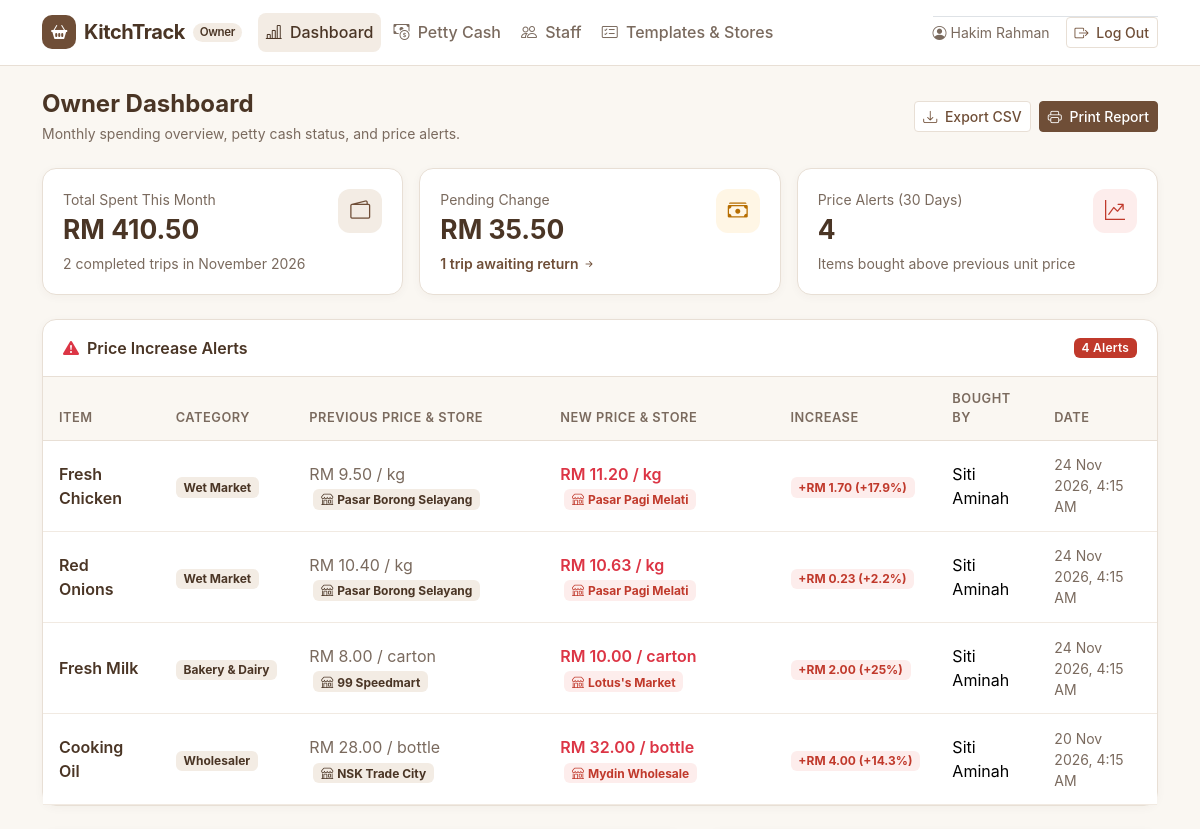
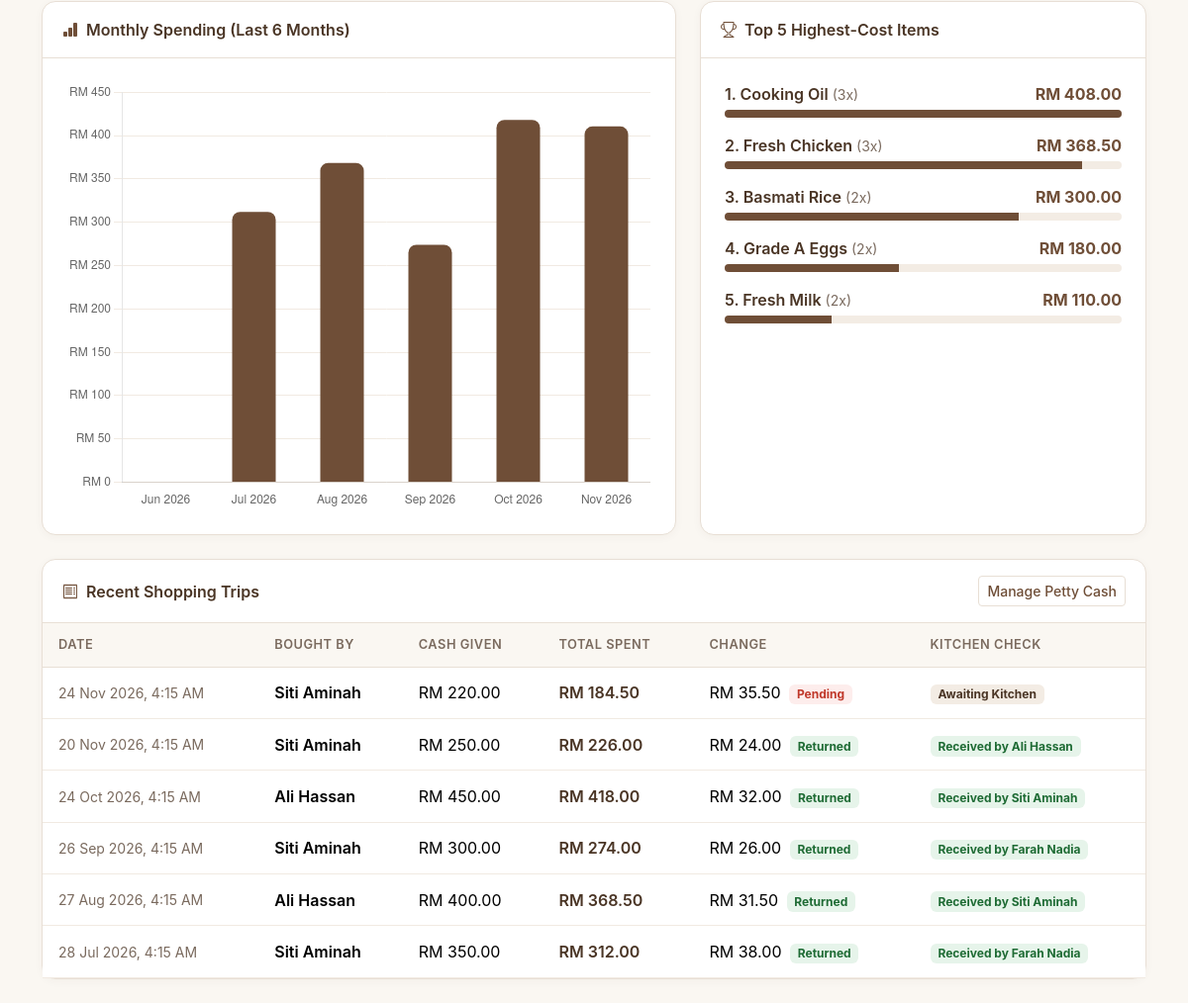
/owner/dashboard.php (signed in), run on the app's committed database (2 pictures, top to bottom).
### tables this page shows
CREATE TABLE `users` (
  `id` INT UNSIGNED NOT NULL AUTO_INCREMENT,
  `full_name` VARCHAR(100) NOT NULL,
  `username` VARCHAR(50) NOT NULL,
  `password_hash` VARCHAR(255) NOT NULL,
  `role` ENUM('owner', 'staff') NOT NULL DEFAULT 'staff',
  `status` ENUM('active', 'inactive') NOT NULL DEFAULT 'active',
  `created_at` TIMESTAMP NOT NULL DEFAULT CURRENT_TIMESTAMP,
  PRIMARY KEY (`id`),
  UNIQUE KEY `uq_users_username` (`username`)
);

CREATE TABLE `shopping_items` (
  `id` INT UNSIGNED NOT NULL AUTO_INCREMENT,
  `item_name` VARCHAR(120) NOT NULL,
  `quantity` DECIMAL(10,2) NOT NULL DEFAULT 1.00,
  `unit` VARCHAR(30) NOT NULL DEFAULT 'pcs',
  `category_id` INT UNSIGNED NOT NULL,
  `is_urgent` TINYINT(1) NOT NULL DEFAULT 0,
  `status` ENUM('pending', 'in_cart', 'out_of_stock', 'bought', 'received') NOT NULL DEFAULT 'pending',
  `trip_id` INT UNSIGNED DEFAULT NULL,
  `store_name` VARCHAR(100) DEFAULT NULL,
  `price_paid` DECIMAL(10,2) DEFAULT NULL,
  `unit_price` DECIMAL(10,2) DEFAULT NULL,
  `previous_unit_price` DECIMAL(10,2) DEFAULT NULL,
  `previous_store_name` VARCHAR(100) DEFAULT NULL,
  `is_price_alert` TINYINT(1) NOT NULL DEFAULT 0,
  `requested_by` INT UNSIGNED NOT NULL,
  `requested_at` DATETIME NOT NULL DEFAULT CURRENT_TIMESTAMP,
  `bought_by` INT UNSIGNED DEFAULT NULL,
  `bought_at` DATETIME DEFAULT NULL,
  `received_by` INT UNSIGNED DEFAULT NULL,
  `received_at` DATETIME DEFAULT NULL,
  PRIMARY KEY (`id`),
  KEY `idx_items_category` (`category_id`),
  KEY `idx_items_status` (`status`),
  KEY `idx_items_trip` (`trip_id`),
  KEY `idx_items_name` (`item_name`),
  KEY `idx_items_alert` (`is_price_alert`),
  CONSTRAINT `fk_items_category`
    FOREIGN KEY (`category_id`) REFERENCES `categories` (`id`)
    ON DELETE RESTRICT ON UPDATE CASCADE,
  CONSTRAINT `fk_items_trip`
    FOREIGN KEY (`trip_id`) REFERENCES `shopping_trips` (`id`)
    ON DELETE SET NULL ON UPDATE CASCADE,
  CONSTRAINT `fk_items_requester`
    FOREIGN KEY (`requested_by`) REFERENCES `users` (`id`)
    ON DELETE RESTRICT ON UPDATE CASCADE,
  CONSTRAINT `fk_items_buyer`
    FOREIGN KEY (`bought_by`) REFERENCES `users` (`id`)
    ON DELETE SET NULL ON UPDATE CASCADE,
  CONSTRAINT `fk_items_receiver`
    FOREIGN KEY (`received_by`) REFERENCES `users` (`id`)
    ON DELETE SET NULL ON UPDATE CASCADE
);

CREATE TABLE `categories` (
  `id` INT UNSIGNED NOT NULL AUTO_INCREMENT,
  `name` VARCHAR(80) NOT NULL,
  `description` VARCHAR(200) DEFAULT NULL,
  `created_at` TIMESTAMP NOT NULL DEFAULT CURRENT_TIMESTAMP,
  PRIMARY KEY (`id`),
  UNIQUE KEY `uq_categories_name` (`name`)
);

CREATE TABLE `shopping_trips` (
  `id` INT UNSIGNED NOT NULL AUTO_INCREMENT,
  `shopper_id` INT UNSIGNED NOT NULL,
  `status` ENUM('open', 'shopping', 'completed', 'received') NOT NULL DEFAULT 'open',
  `cash_given` DECIMAL(10,2) NOT NULL DEFAULT 0.00,
  `payment_method` ENUM('Cash', 'Online Transfer / QR') NOT NULL DEFAULT 'Cash',
  `total_spent` DECIMAL(10,2) NOT NULL DEFAULT 0.00,
  `change_amount` DECIMAL(10,2) NOT NULL DEFAULT 0.00,
  `change_returned` TINYINT(1) NOT NULL DEFAULT 0,
  `change_confirmed_by` INT UNSIGNED DEFAULT NULL,
  `change_confirmed_at` DATETIME DEFAULT NULL,
  `receipt_image` VARCHAR(255) DEFAULT NULL,
  `notes` VARCHAR(255) DEFAULT NULL,
  `started_at` DATETIME DEFAULT NULL,
  `completed_at` DATETIME DEFAULT NULL,
  `received_by` INT UNSIGNED DEFAULT NULL,
  `received_at` DATETIME DEFAULT NULL,
  `created_by` INT UNSIGNED DEFAULT NULL,
  `created_at` TIMESTAMP NOT NULL DEFAULT CURRENT_TIMESTAMP,
  PRIMARY KEY (`id`),
  KEY `idx_trips_shopper` (`shopper_id`),
  KEY `idx_trips_status` (`status`),
  KEY `idx_trips_completed` (`completed_at`),
  CONSTRAINT `fk_trips_shopper`
    FOREIGN KEY (`shopper_id`) REFERENCES `users` (`id`)
    ON DELETE RESTRICT ON UPDATE CASCADE,
  CONSTRAINT `fk_trips_change_confirmer`
    FOREIGN KEY (`change_confirmed_by`) REFERENCES `users` (`id`)
    ON DELETE SET NULL ON UPDATE CASCADE,
  CONSTRAINT `fk_trips_receiver`
    FOREIGN KEY (`received_by`) REFERENCES `users` (`id`)
    ON DELETE SET NULL ON UPDATE CASCADE,
  CONSTRAINT `fk_trips_creator`
    FOREIGN KEY (`created_by`) REFERENCES `users` (`id`)
    ON DELETE SET NULL ON UPDATE CASCADE
);

### owner/dashboard.php (the view, shortened to what the rows shown need)
<?php
require_once __DIR__ . '/../includes/auth.php';
require_role('owner');
$priceAlerts = $pdo->query("
    SELECT si.id, si.item_name, si.unit, si.unit_price, si.previous_unit_price,
           si.store_name, si.previous_store_name,
           si.price_paid, si.bought_at, u.full_name AS buyer_name, c.name AS category_name
    FROM shopping_items si
    JOIN categories c ON c.id = si.category_id
    LEFT JOIN users u ON u.id = si.bought_by
    WHERE si.is_price_alert = 1
      AND si.status IN ('bought', 'received')
      AND si.bought_at >= DATE_SUB(NOW(), INTERVAL 30 DAY)
    ORDER BY si.bought_at DESC
    LIMIT 10
")->fetchAll();
$monthlyRows = $pdo->query("
    SELECT DATE_FORMAT(completed_at, '%Y-%m') AS ym,
           COALESCE(SUM(total_spent), 0) AS total
    FROM shopping_trips
    WHERE status IN ('completed', 'received')
      AND completed_at >= DATE_SUB(DATE_FORMAT(CURDATE(), '%Y-%m-01'), INTERVAL 5 MONTH)
    GROUP BY ym
    ORDER BY ym ASC
")->fetchAll();
$monthlyMap = [];
foreach ($monthlyRows as $r) {
    $monthlyMap[$r['ym']] = (float)$r['total'];
}
$chartLabels = [];
$chartValues = [];
for ($i = 5; $i >= 0; $i--) {
    $ts = strtotime("first day of -{$i} months");
    $ym = date('Y-m', $ts);
    $chartLabels[] = date('M Y', $ts);
    $chartValues[] = round($monthlyMap[$ym] ?? 0, 2);
}
$recentTrips = $pdo->query("
    SELECT t.id, t.status, t.cash_given, t.total_spent, t.change_amount, t.change_returned,
           t.completed_at, t.received_at,
           u_shop.full_name AS shopper_name,
           u_rec.full_name AS receiver_name
    FROM shopping_trips t
    JOIN users u_shop ON u_shop.id = t.shopper_id
    LEFT JOIN users u_rec ON u_rec.id = t.received_by
    WHERE t.status IN ('completed', 'received')
    ORDER BY t.completed_at DESC
    LIMIT 6
")->fetchAll();
$active_nav = 'dashboard';
require_once __DIR__ . '/../includes/header.php';
?>
<div class="d-flex flex-wrap justify-content-between align-items-center gap-2 mb-4">
    <div>
        <h1 class="h4 fw-bold text-brown-dark mb-1">Owner Dashboard</h1>
    </div>
</div>
<?php if (!empty($priceAlerts)): ?>
    <div class="kt-card mb-4">
        <div class="table-responsive">
            <table class="table kt-table mb-0">
                <thead>
                    <tr>
                        <th>Item</th>
                        <th>Category</th>
                        <th>Previous Price &amp; Store</th>
                        <th>New Price &amp; Store</th>
                        <th>Increase</th>
                        <th>Bought By</th>
                        <th>Date</th>
                    </tr>
                </thead>
                <tbody>
                    <?php foreach ($priceAlerts as $alert): ?>
                        <?php
                            $prev = (float)$alert['previous_unit_price'];
                            $curr = (float)$alert['unit_price'];
                            $diff = $curr - $prev;
                            $pct  = $prev > 0 ? round(($diff / $prev) * 100, 1) : 0;
                        ?>
                        <tr>
                            <td class="fw-semibold text-brown-dark"><?= e($alert['item_name']) ?></td>
                            <td><span class="badge badge-status-pending"><?= e($alert['category_name']) ?></span></td>
                            <td>
                                <span class="text-muted-warm"><?= e(format_rm($prev)) ?> / <?= e($alert['unit']) ?></span>
                                <?php if (!empty($alert['previous_store_name'])): ?>
                                    <span class="badge badge-status-pending ms-1">
                                        <i class="bi bi-shop me-1"></i><?= e($alert['previous_store_name']) ?>
                                    </span>
                                <?php endif; ?>
                            </td>
                            <td>
                                <span class="fw-semibold text-danger"><?= e(format_rm($curr)) ?> / <?= e($alert['unit']) ?></span>
                                <?php if (!empty($alert['store_name'])): ?>
                                    <span class="badge badge-status-out ms-1">
                                        <i class="bi bi-shop me-1"></i><?= e($alert['store_name']) ?>
                                    </span>
                                <?php endif; ?>
                            </td>
                            <td>
                                <span class="badge badge-status-out">
                                    +<?= e(format_rm($diff)) ?> (+<?= $pct ?>%)
                                </span>
                            </td>
                            <td><?= e($alert['buyer_name'] ?? '-') ?></td>
                            <td class="small text-muted-warm"><?= e(format_datetime($alert['bought_at'])) ?></td>
                        </tr>
                    <?php endforeach; ?>
                </tbody>
            </table>
        </div>
    </div>
<?php endif; ?>
<div class="kt-card">
    <div class="table-responsive">
        <table class="table kt-table mb-0">
            <thead>
                <tr>
                    <th>Date</th>
                    <th>Bought By</th>
                    <th>Cash Given</th>
                    <th>Total Spent</th>
                    <th>Change</th>
                    <th>Kitchen Check</th>
                </tr>
            </thead>
            <tbody>
                <?php if (empty($recentTrips)): ?>
                    <tr><td colspan="6" class="text-center text-muted-warm py-4">No completed shopping trips yet.</td></tr>
                <?php else: ?>
                    <?php foreach ($recentTrips as $trip): ?>
                        <tr>
                            <td class="small text-muted-warm"><?= e(format_datetime($trip['completed_at'])) ?></td>
                            <td class="fw-semibold"><?= e($trip['shopper_name']) ?></td>
                            <td><?= e(format_rm($trip['cash_given'])) ?></td>
                            <td class="fw-semibold text-brown-dark"><?= e(format_rm($trip['total_spent'])) ?></td>
                            <td>
                                <?php if ((float)$trip['change_amount'] > 0): ?>
                                    <?= e(format_rm($trip['change_amount'])) ?>
                                    <?php if ($trip['change_returned']): ?>
                                        <span class="badge badge-status-received ms-1">Returned</span>
                                    <?php else: ?>
                                        <span class="badge badge-status-out ms-1">Pending</span>
                                    <?php endif; ?>
                                <?php else: ?>
                                    <span class="text-muted-warm small">Settled</span>
                                <?php endif; ?>
                            </td>
                            <td>
                                <?php if ($trip['status'] === 'received'): ?>
                                    <span class="badge badge-status-received">Received by <?= e($trip['receiver_name'] ?? 'Staff') ?></span>
                                <?php else: ?>
                                    <span class="badge badge-status-pending">Awaiting Kitchen</span>
                                <?php endif; ?>
                            </td>
                        </tr>
                    <?php endforeach; ?>
                <?php endif; ?>
            </tbody>
        </table>
    </div>
</div>
<?php
$chartLabelsJson = json_encode($chartLabels);
$chartValuesJson = json_encode($chartValues);
$extra_js = <<<HTML
<script src="https://cdn.jsdelivr.net/npm/chart.js@4.4.3/dist/chart.umd.min.js"></script>
<script>
const ctx = document.getElementById('monthlySpendingChart');
if (ctx) {
    new Chart(ctx, {
        type: 'bar',
        data: {
            labels: {$chartLabelsJson},
            datasets: [{
                label: 'Total Spent (RM)',
                data: {$chartValuesJson},
                backgroundColor: '#6F4E37',
                hoverBackgroundColor: '#4A3525',
                borderRadius: 8,
                maxBarThickness: 44
            }]
        },
        options: {
            responsive: true,
            plugins: {
                legend: { display: false },
                tooltip: {
                    callbacks: {
                        label: (c) => 'RM ' + Number(c.parsed.y).toFixed(2)
                    }
                }
            },
            scales: {
                y: {
                    beginAtZero: true,
                    grid: { color: '#F1EAE2' },
                    ticks: {
                        callback: (v) => 'RM ' + v
                    }
                },
                x: {
                    grid: { display: false }
                }
            }
        }
    });
}
</script>
HTML;
require_once __DIR__ . '/../includes/footer.php';
?>

### includes/header.php (shortened to what the rows shown need)
<?php
$base = base_path();
$user = current_user();
$active_nav = $active_nav ?? '';
?>
<!DOCTYPE html>
<html lang="en">
<head>
    <link href="https://cdn.jsdelivr.net/npm/bootstrap@5.3.3/dist/css/bootstrap.min.css" rel="stylesheet">
    <link href="https://cdn.jsdelivr.net/npm/bootstrap-icons@1.11.3/font/bootstrap-icons.min.css" rel="stylesheet">
    <link href="<?= $base ?>/assets/css/style.css" rel="stylesheet">
</head>
<body class="<?= ($user && $user['role'] === 'staff') ? 'staff-layout' : 'owner-layout' ?>">
<?php if ($user): ?>
    <?php if ($user['role'] === 'owner'): ?>
        <nav class="navbar navbar-expand-lg kt-navbar sticky-top no-print">
            <div class="container">
                <a class="navbar-brand d-flex align-items-center gap-2" href="<?= $base ?>/owner/dashboard.php">
                    <span class="kt-brand-mark"><i class="bi bi-basket2-fill"></i></span>
                    <span>KitchTrack</span>
                    <span class="badge kt-role-badge">Owner</span>
                </a>
                <div class="collapse navbar-collapse" id="ownerNav">
                    <ul class="navbar-nav me-auto mb-2 mb-lg-0 gap-lg-1">
                        <li class="nav-item">
                            <a class="nav-link <?= $active_nav === 'dashboard' ? 'active' : '' ?>" href="<?= $base ?>/owner/dashboard.php">
                                <i class="bi bi-bar-chart-line me-1"></i> Dashboard
                            </a>
                        </li>
                        <li class="nav-item">
                            <a class="nav-link <?= $active_nav === 'petty_cash' ? 'active' : '' ?>" href="<?= $base ?>/owner/petty_cash.php">
                                <i class="bi bi-cash-coin me-1"></i> Petty Cash
                            </a>
                        </li>
                        <li class="nav-item">
                            <a class="nav-link <?= $active_nav === 'staff' ? 'active' : '' ?>" href="<?= $base ?>/owner/staff.php">
                                <i class="bi bi-people me-1"></i> Staff
                            </a>
                        </li>
                        <li class="nav-item">
                            <a class="nav-link <?= $active_nav === 'templates' ? 'active' : '' ?>" href="<?= $base ?>/owner/templates.php">
                                <i class="bi bi-card-checklist me-1"></i> Templates &amp; Stores
                            </a>
                        </li>
                    </ul>
                    <div class="d-flex align-items-center gap-3 pt-2 pt-lg-0 border-top border-lg-0">
                        <span class="small text-muted-warm">
                            <i class="bi bi-person-circle me-1"></i><?= e($user['full_name']) ?>
                        </span>
                        <a href="<?= $base ?>/logout.php" class="btn btn-sm btn-outline-brown">
                            <i class="bi bi-box-arrow-right me-1"></i> Log Out
                        </a>
                    </div>
                </div>
            </div>
        </nav>
    <?php endif; ?>
<?php endif; ?>
<main class="container py-3 py-md-4 kt-main">

### data on the page
users: full_name "Hakim Rahman"
shopping_items: item_name "Fresh Chicken", category.name "Wet Market", previous_unit_price "RM 9.50", unit "kg", previous_store_name "Pasar Borong Selayang", unit_price "RM 11.20", store_name "Pasar Pagi Melati", format_rm($diff) "RM 1.70", pct "17.9", bought_by.full_name "Siti Aminah", bought_at "24 Nov 2026, 4:15 AM"
shopping_items: item_name "Red Onions", category.name "Wet Market", previous_unit_price "RM 10.40", unit "kg", previous_store_name "Pasar Borong Selayang", unit_price "RM 10.63", store_name "Pasar Pagi Melati", format_rm($diff) "RM 0.23", pct "2.2", bought_by.full_name "Siti Aminah", bought_at "24 Nov 2026, 4:15 AM"
shopping_items: item_name "Fresh Milk", category.name "Bakery & Dairy", previous_unit_price "RM 8.00", unit "carton", previous_store_name "99 Speedmart", unit_price "RM 10.00", store_name "Lotus's Market", format_rm($diff) "RM 2.00", pct "25", bought_by.full_name "Siti Aminah", bought_at "24 Nov 2026, 4:15 AM"
shopping_items: item_name "Cooking Oil", category.name "Wholesaler", previous_unit_price "RM 28.00", unit "bottle", previous_store_name "NSK Trade City", unit_price "RM 32.00", store_name "Mydin Wholesale", format_rm($diff) "RM 4.00", pct "14.3", bought_by.full_name "Siti Aminah", bought_at "20 Nov 2026, 4:15 AM"
shopping_trips: completed_at "24 Nov 2026, 4:15 AM", shopper.full_name "Siti Aminah", cash_given "RM 220.00", total_spent "RM 184.50", change_amount "RM 35.50", change_returned "Pending", status "Awaiting Kitchen"
shopping_trips: completed_at "20 Nov 2026, 4:15 AM", shopper.full_name "Siti Aminah", cash_given "RM 250.00", total_spent "RM 226.00", change_amount "RM 24.00", change_returned "Returned", received_by.full_name "Ali Hassan"
shopping_trips: completed_at "24 Oct 2026, 4:15 AM", shopper.full_name "Ali Hassan", cash_given "RM 450.00", total_spent "RM 418.00", change_amount "RM 32.00", change_returned "Returned", received_by.full_name "Siti Aminah"
shopping_trips: completed_at "26 Sep 2026, 4:15 AM", shopper.full_name "Siti Aminah", cash_given "RM 300.00", total_spent "RM 274.00", change_amount "RM 26.00", change_returned "Returned", received_by.full_name "Farah Nadia"
shopping_trips: completed_at "27 Aug 2026, 4:15 AM", shopper.full_name "Ali Hassan", cash_given "RM 400.00", total_spent "RM 368.50", change_amount "RM 31.50", change_returned "Returned", received_by.full_name "Siti Aminah"
shopping_trips: completed_at "28 Jul 2026, 4:15 AM", shopper.full_name "Siti Aminah", cash_given "RM 350.00", total_spent "RM 312.00", change_amount "RM 38.00", change_returned "Returned", received_by.full_name "Farah Nadia"

### other printed values
format_rm($monthSummary['total_spent']) "RM 410.50"
$monthSummary['trip_count'] "2"
format_rm($pendingChange['total_change']) "RM 35.50"
$pendingChange['pending_trips'] "1"
count($priceAlerts) "4"
$item['item_name'] "Cooking Oil"
$item['times_bought'] "3"
format_rm($item['total_cost']) "RM 408.00"
$item['item_name'] "Fresh Chicken"
format_rm($item['total_cost']) "RM 368.50"
$item['item_name'] "Basmati Rice"
$item['times_bought'] "2"
format_rm($item['total_cost']) "RM 300.00"
$item['item_name'] "Grade A Eggs"
format_rm($item['total_cost']) "RM 180.00"
